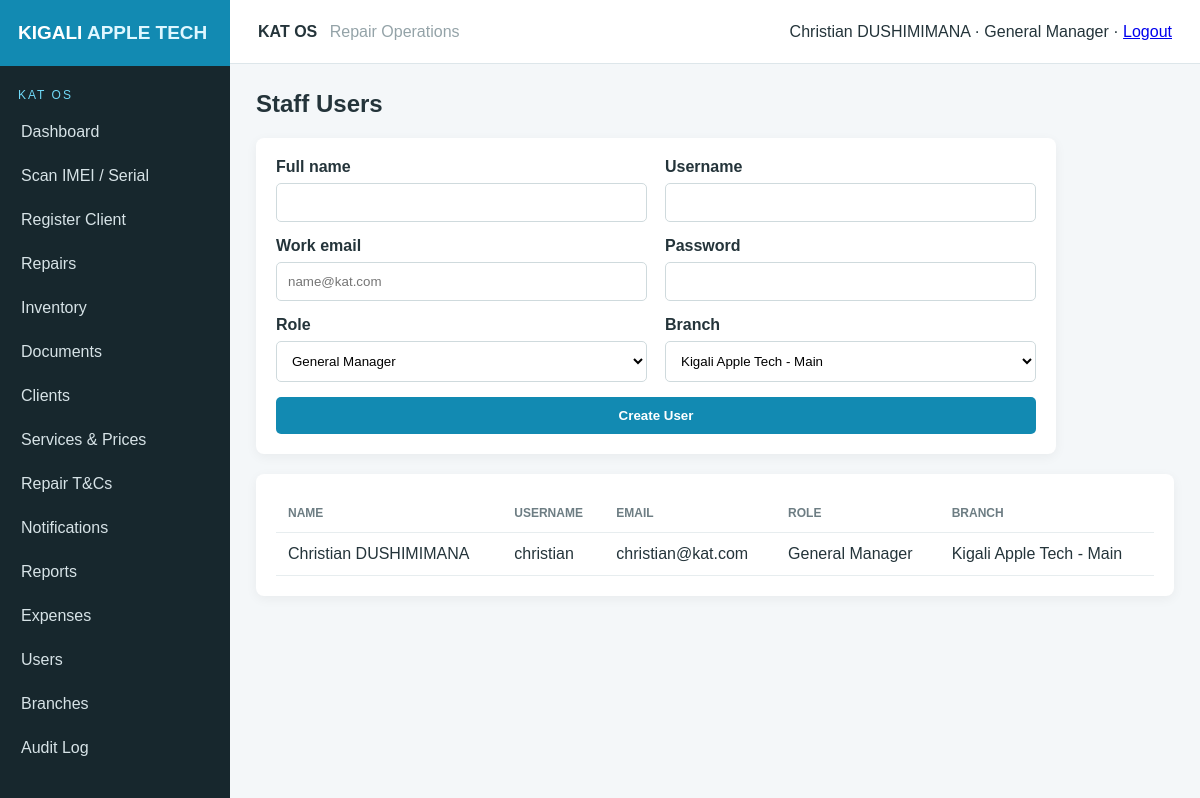
The app's page /admin/users (signed in) with its own data.
### app.py (models this page shows)
class User(db.Model):
    id=db.Column(db.Integer,primary_key=True); full_name=db.Column(db.String(120),nullable=False); username=db.Column(db.String(80),unique=True,nullable=False); password_hash=db.Column(db.String(255),nullable=False); role=db.Column(db.String(30),default="Technician"); work_email=db.Column(db.String(120)); branch_id=db.Column(db.Integer,db.ForeignKey("branch.id")); active=db.Column(db.Boolean,default=True)
    branch=db.relationship("Branch")

class Branch(db.Model):
    id=db.Column(db.Integer,primary_key=True); name=db.Column(db.String(100),nullable=False); location=db.Column(db.String(180)); phone=db.Column(db.String(40)); active=db.Column(db.Boolean,default=True)

### app.py (the view, shortened to what this page needs)
@app.route("/admin/users",methods=["GET","POST"])
@admin_required
def users():
    return render_template("users.html",users=User.query.all(),roles=ROLES,branches=Branch.query.all())

### app.py (called while the page is built)
def current_user():
    return User.query.get(session.get("user_id")) if session.get("user_id") else None

def admin_required(fn):
    @wraps(fn)
    def w(*a,**k):
        u=current_user()
        if not u or u.role not in ["Admin","General Manager"]:
            flash("General Manager access required.","error"); return redirect(url_for("dashboard"))
        return fn(*a,**k)
    return w

@app.context_processor
def inject():
    return dict(me=current_user(),total_paid=total_paid,today=date.today(),initial_username=os.getenv("KAT_ADMIN_USERNAME", "christian"))

### templates/users.html
{% extends "base.html" %}{% block content %}<h1>Staff Users</h1><form class="panel form grid" method="post"><label>Full name<input name="full_name" required></label><label>Username<input name="username" required></label><label>Work email<input type="email" name="work_email" placeholder="name@kat.com"></label><label>Password<input type="password" name="password" required></label><label>Role<select name="role">{% for r in roles %}<option>{{r}}</option>{% endfor %}</select></label><label>Branch<select name="branch_id">{% for b in branches %}<option value="{{b.id}}">{{b.name}}</option>{% endfor %}</select></label><button class="btn full">Create User</button></form><div class="panel"><table><tr><th>Name</th><th>Username</th><th>Email</th><th>Role</th><th>Branch</th></tr>{% for u in users %}<tr><td>{{u.full_name}}</td><td>{{u.username}}</td><td>{{u.work_email or "—"}}</td><td>{{u.role}}</td><td>{{u.branch.name if u.branch else "—"}}</td></tr>{% endfor %}</table></div>{% endblock %}

### templates/base.html (shortened to what this page needs)
<!doctype html><html><head><link rel="stylesheet" href="{{url_for('static',filename='style.css')}}"></head><body>
{% if me %}<aside class="sidebar"><div class="brand">KIGALI <span>APPLE TECH</span></div><div class="os">KAT OS</div><nav>
<a href="{{url_for('dashboard')}}">Dashboard</a><a href="{{url_for('device_scan')}}">Scan IMEI / Serial</a><a href="{{url_for('new_client')}}">Register Client</a><a href="{{url_for('repairs')}}">Repairs</a><a href="{{url_for('inventory')}}">Inventory</a><a href="{{url_for('documents')}}">Documents</a><a href="{{url_for('clients')}}">Clients</a><a href="{{url_for('services')}}">Services & Prices</a><a href="{{url_for('terms_library')}}">Repair T&Cs</a><a href="{{url_for('notifications')}}">Notifications</a><a href="{{url_for('reports')}}">Reports</a>
{% if me.role in ["Admin","General Manager"] %}<a href="{{url_for('expenses')}}">Expenses</a><a href="{{url_for('users')}}">Users</a><a href="{{url_for('branches')}}">Branches</a><a href="{{url_for('audit_logs')}}">Audit Log</a>{% endif %}</nav></aside>{% endif %}
<main class="">{% if me %}<header><div><b>KAT OS</b> <span class="muted">Repair Operations</span></div><div>{{me.full_name}} · {{me.role}} · <a href="{{url_for('logout')}}">Logout</a></div></header>{% endif %}<section class="content">{% block content %}{% endblock %}</section></main></body></html>

### static/style.css (style rules this page uses)
:root { --kat:#21b8e6;--kat-dark:#128ab2;--nav:#17272d;--bg:#f4f7f9;--text:#24343a;--danger:#e45142 }
* { box-sizing:border-box }
body { margin:0;font-family:Arial,Helvetica,sans-serif;background:var(--bg);color:var(--text) }
.sidebar { position:fixed;left:0;top:0;bottom:0;width:230px;background:var(--nav);color:white }
.brand { background:var(--kat-dark);padding:22px 18px;font-weight:800;font-size:19px }
.brand span { color:#dff7ff }
.os { padding:22px 18px 8px;color:#70d9f7;font-size:12px;letter-spacing:2px }
.sidebar nav a { display:block;color:#d7e3e7;text-decoration:none;padding:13px 18px;border-left:3px solid transparent }
main { margin-left:230px }
header { height:64px;background:white;border-bottom:1px solid #dde6ea;display:flex;align-items:center;justify-content:space-between;padding:0 28px }
.muted { color:#94a3a8;font-weight:normal;margin-left:8px }
.content { padding:26px }
h1 { margin-top:0 }
.panel { background:white;border-radius:8px;padding:20px;margin-bottom:20px;box-shadow:0 3px 12px #0000000d }
.btn { display:inline-block;background:var(--kat-dark);color:white;border:0;border-radius:5px;padding:11px 16px;text-decoration:none;cursor:pointer;font-weight:700 }
table { width:100%;border-collapse:collapse }
th,td { text-align:left;padding:12px;border-bottom:1px solid #e7edef }
th { font-size:12px;text-transform:uppercase;color:#6d7d83 }
.form { max-width:800px }
.form label { display:block;font-weight:700;margin-bottom:15px }
.form input,.form select,.form textarea,.inline input { width:100%;margin-top:7px;padding:11px;border:1px solid #cfdadd;border-radius:5px;background:white }
.grid { display:grid;grid-template-columns:1fr 1fr;gap:0 18px }
.full { grid-column:1/-1 }
select { padding:10px;border:1px solid #cfdadd;border-radius:5px;background:white }

### records on screen
User: full_name "Christian DUSHIMIMANA", role "General Manager", username "christian", work_email "christian@kat.com", branch "Kigali Apple Tech - Main"

### other values on screen
form field role "General Manager"
form field branch_id "Kigali Apple Tech - Main"
